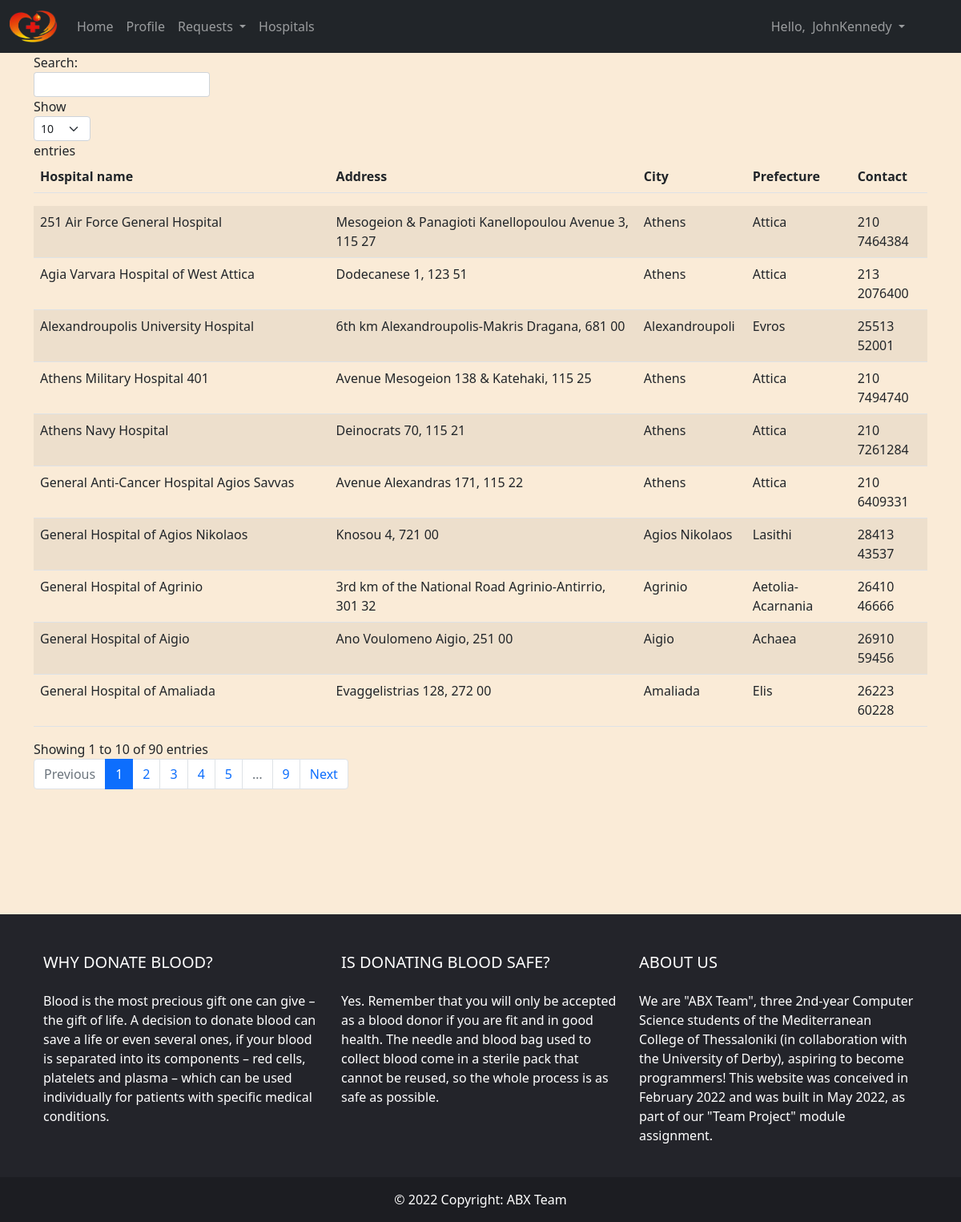
The app's page /Hospital.php (signed in) with its own data.
### tables this page shows
CREATE TABLE `HOSPITAL` (
  `Hospital_ID` int(11) NOT NULL,
  `Hospital_Name` varchar(80) NOT NULL,
  `Hospital_Address` varchar(80) NOT NULL,
  `Hospital_City` varchar(50) NOT NULL,
  `Hospital_Prefecture` varchar(50) NOT NULL,
  `Donation_Service_Phone` varchar(20) NOT NULL
);

### WebPagesAndButtons/hospitalsPage.php (the view, shortened to what this page needs)
<?php
include_once ('dbConnect.php');
$queryHospitalTable = mysqli_query ($conn, "select Hospital_Name, Hospital_Address, Hospital_City, Hospital_Prefecture, Donation_Service_Phone
                                            from HOSPITAL;");
$arrayHospitalTable = array();
while ($helperArray = mysqli_fetch_assoc ($queryHospitalTable))
{
    array_push($arrayHospitalTable, $helperArray);
}
echo '<div class="container">
        <table id="HospitalsTable" class="table table-striped" style="width:100%">
            <thead>
                <tr>
                    <th>Hospital name</th>
                    <th>Address</th>
                    <th>City</th>
                    <th>Prefecture</th>
                    <th>Contact</th>
                </tr>
            </thead>
            <tbody>';
for ($i = 0; $i < (count($arrayHospitalTable)); $i += 1)
{
  echo '<tr>
            <td>' . $arrayHospitalTable[$i] ['Hospital_Name'] . '</td>
            <td>' . $arrayHospitalTable[$i] ['Hospital_Address'] . '</td>
            <td>' . $arrayHospitalTable[$i] ['Hospital_City'] . '</td>
            <td>' . $arrayHospitalTable[$i] ['Hospital_Prefecture'] . '</td>
            <td>' . $arrayHospitalTable[$i] ['Donation_Service_Phone'] . '</td>
        </tr>';
}
echo '  </tbody>
        </table>
        </div>';
?>

### css/Style.css (style rules this page uses)
body { background-color: antiquewhite; }

### records on screen
hospital: Hospital_Name "General Hospital of Agios Nikolaos", Hospital_Address "Knosou 4, 721 00", Hospital_City "Agios Nikolaos", Hospital_Prefecture "Lasithi", Donation_Service_Phone "28413 43537"
hospital: Hospital_Name "General Hospital of Agrinio", Hospital_Address "3rd km of the National Road Agrinio-Antirrio, 301 32", Hospital_City "Agrinio", Hospital_Prefecture "Aetolia-Acarnania", Donation_Service_Phone "26410 46666"
hospital: Hospital_Name "General Hospital of Aigio", Hospital_Address "Ano Voulomeno Aigio, 251 00", Hospital_City "Aigio", Hospital_Prefecture "Achaea", Donation_Service_Phone "26910 59456"
hospital: Hospital_Name "General Hospital of Amaliada", Hospital_Address "Evaggelistrias 128, 272 00", Hospital_City "Amaliada", Hospital_Prefecture "Elis", Donation_Service_Phone "26223 60228"
hospital: Hospital_Name "251 Air Force General Hospital", Hospital_Address "Mesogeion & Panagioti Kanellopoulou Avenue 3, 115 27", Hospital_City "Athens", Hospital_Prefecture "Attica", Donation_Service_Phone "210 7464384"
hospital: Hospital_Name "Athens Navy Hospital", Hospital_Address "Deinocrats 70, 115 21", Hospital_City "Athens", Hospital_Prefecture "Attica", Donation_Service_Phone "210 7261284"
hospital: Hospital_Name "Agia Varvara Hospital of West Attica", Hospital_Address "Dodecanese 1, 123 51", Hospital_City "Athens", Hospital_Prefecture "Attica", Donation_Service_Phone "213 2076400"
hospital: Hospital_Name "General Anti-Cancer Hospital Agios Savvas", Hospital_Address "Avenue Alexandras 171, 115 22", Hospital_City "Athens", Hospital_Prefecture "Attica", Donation_Service_Phone "210 6409331"
hospital: Hospital_Name "Alexandroupolis University Hospital", Hospital_Address "6th km Alexandroupolis-Makris Dragana, 681 00", Hospital_City "Alexandroupoli", Hospital_Prefecture "Evros", Donation_Service_Phone "25513 52001"
hospital: Hospital_Name "Athens Military Hospital 401", Hospital_Address "Avenue Mesogeion 138 & Katehaki, 115 25", Hospital_City "Athens", Hospital_Prefecture "Attica", Donation_Service_Phone "210 7494740"

### other values on screen
$_SESSION['username'] "JohnKennedy"
